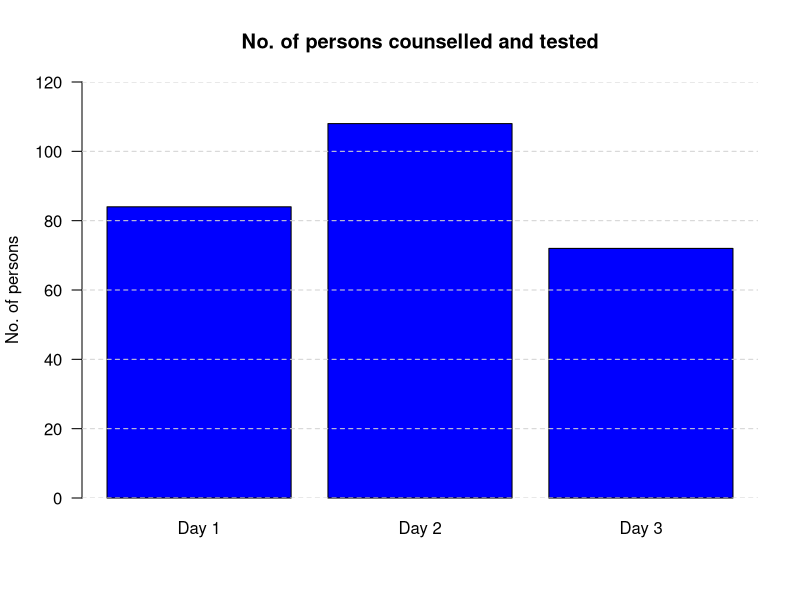
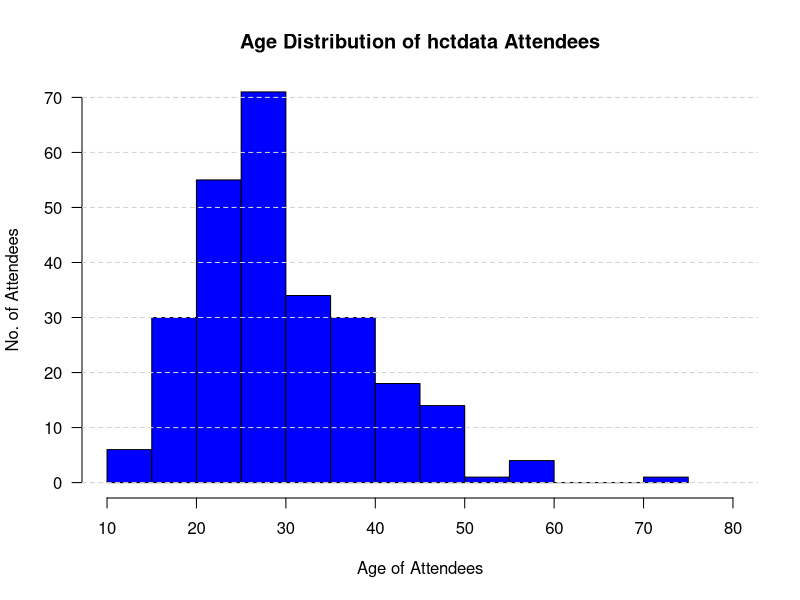
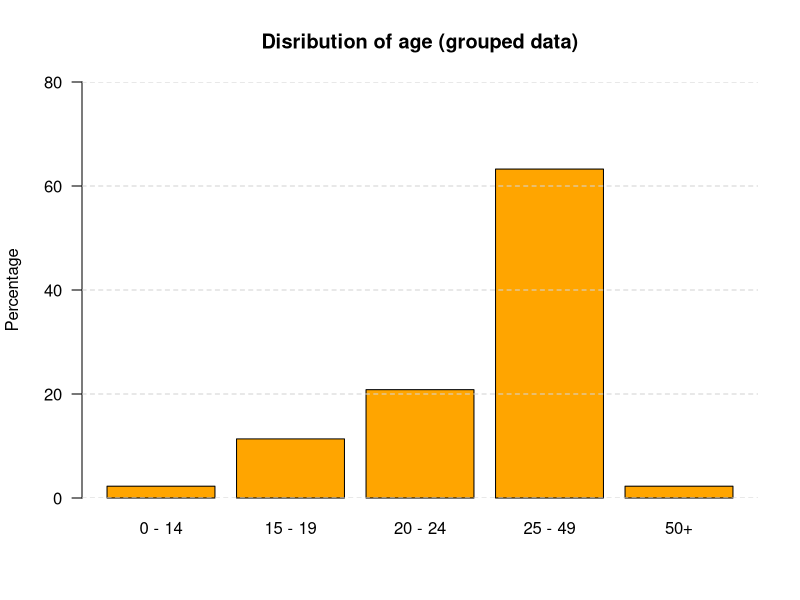
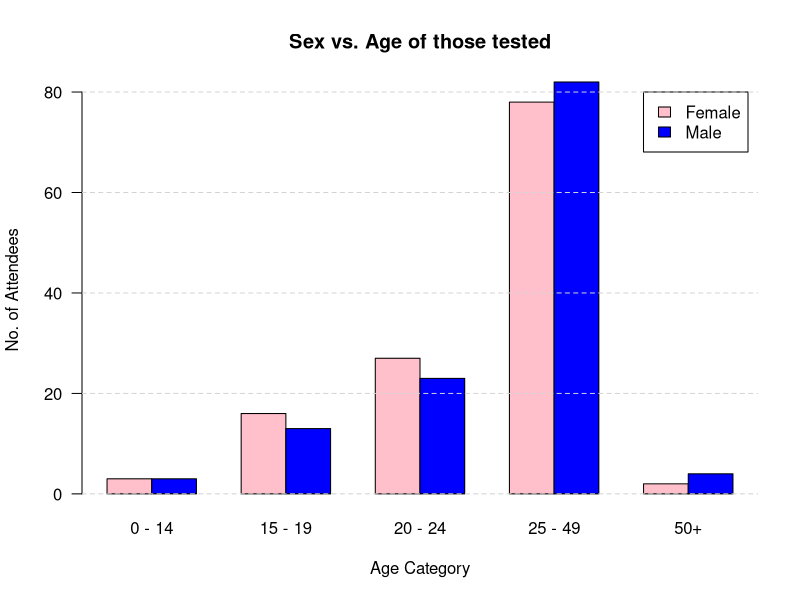
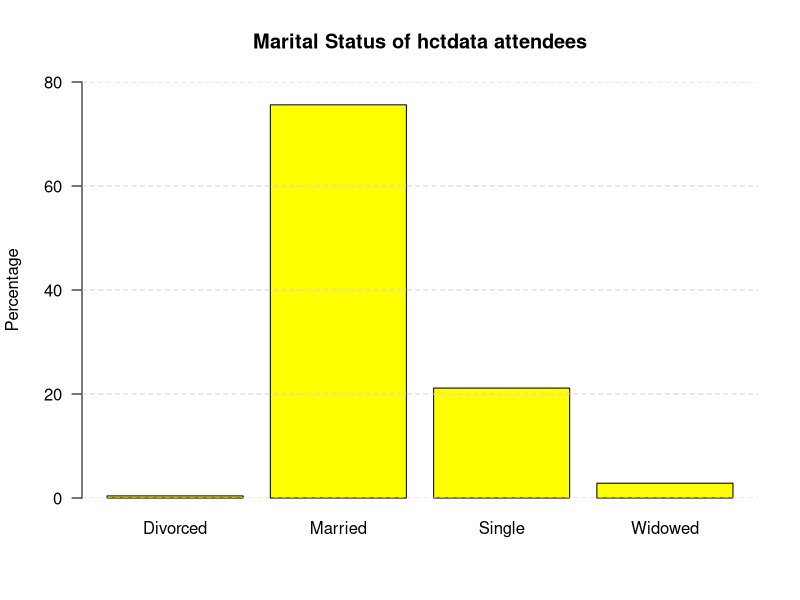
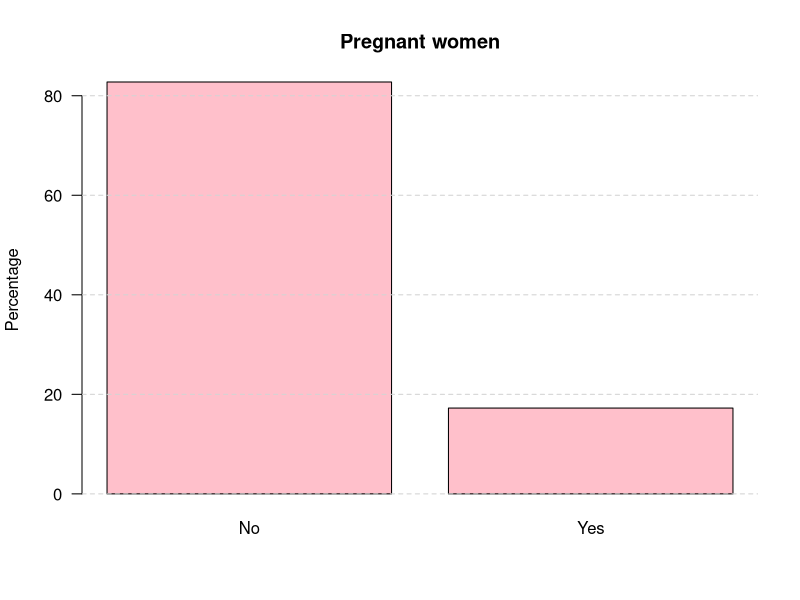
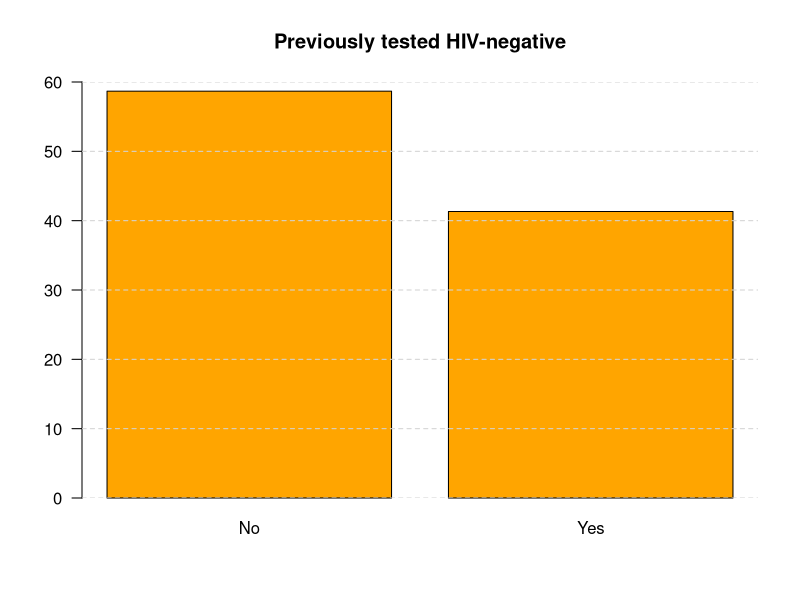
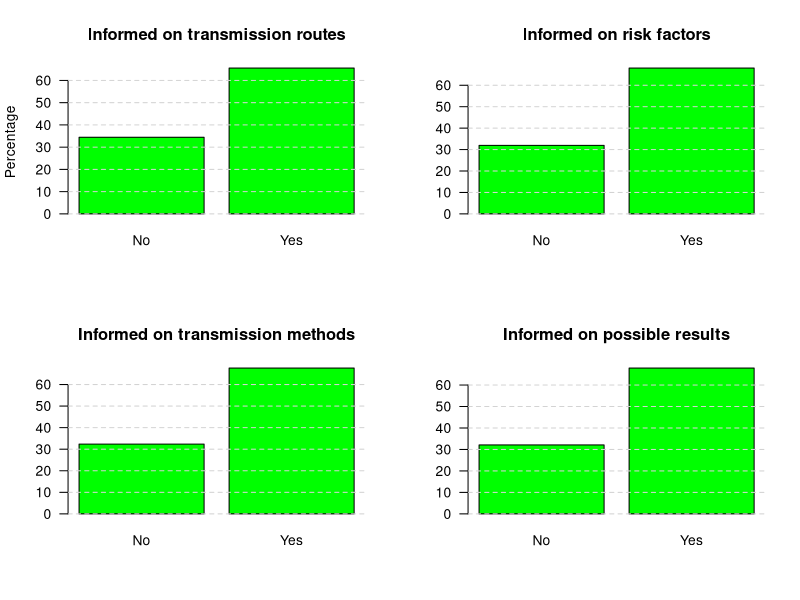

These figures' R source, in order:
# NACA HcT & Wellness Community Outreach, Ugbokpo, Apa LGA, Benue State Nigeria
# December 2015
# ----------------------------------------------------------------------------
# HIV Counselling and Testing (hctdata) Data
# ---------------------------------------------------------------------------

# ====================
# ExPLORATORY ANALYSIS
# ====================

# Local functions
custom_plot <- function(){ # adjusts y-axis and adds horizontal gridlines
  axis(2, las = 2)
  grid(NA, ny = NULL, col = "lightgrey", lty = "dashed")
}

percent <- function(x) prop.table(table(x))*100 # prop.table as percent values
# -----------------------------------------------------------------------------

# Load the dataset
hctdata <- read.csv("hctclean.csv")

# Generate an overview/summary of the data
print(summary(hctdata))

# No. of persons counselled and tested
days <- table(hctdata$date)
days
barplot(days,
        main = "No. of persons counselled and tested",
        ylim = c(0, 120),
        col = "blue",
        ylab = "No. of persons",
        axes = FALSE)
custom_plot()

# Age distribution
summary(hctdata$age)
hist(hctdata$age,
     main = "Age Distribution of hctdata Attendees",
     ylab = "No. of Attendees",
     xlab = "Age of Attendees",
     axes = FALSE,
     ylim = c(0, 70),
     xlim = c(10, 80),
     col = "blue")
axis(1, las = 1)
custom_plot()

# Categorize age
hctdata$agecat <- cut(hctdata$age,   # Transform age variable into categories
                  breaks = c(0, 15, 20, 25, 50, 73),
                  include.lowest = TRUE,
                  labels = c("0 - 14", "15 - 19", "20 - 24", "25 - 49", "50+"))
head(hctdata$agecat)
agecat <- table(hctdata$agecat)
agecat
barplot(prop.table(agecat)*100,
        main = "Disribution of age (grouped data)",
        ylab = "Percentage",
        col = "orange",
        ylim = c(0, 80),
        axes = FALSE)
custom_plot()

# Match the age group with sex
contab <- table(hctdata$sex, hctdata$agecat)
contab
barplot(contab,
        beside = TRUE,
        legend = TRUE,
        col = c("pink", "blue"),
        main = "Sex vs. Age of those tested",
        ylab = "No. of Attendees",
        xlab = "Age Category",
        axes = FALSE)
custom_plot()

chisq.test(contab)
rm(contab)

# Marital Status
marital <- table(hctdata$marital.status)
round(percent(hctdata$marital.status), 2)
barplot(percent(hctdata$marital.status),
        main = "Marital Status of hctdata attendees",
        col = "yellow",
        ylab = "Percentage",
        ylim = c(0, 80),
        axes = FALSE)
custom_plot()


# Knowledge Assessment

# Pregnant?
table(hctdata$pregnant)
percent(hctdata$pregnant)
barplot(percent(hctdata$pregnant),
        main = "Pregnant women",
        ylab = "Percentage",
        axes = FALSE,
        col = "pink")
custom_plot()

# Previous negative test
negative <- table(hctdata$prev.negative)
negative
barplot(prop.table(negative)*100,
        main = "Previously tested HIV-negative",
        ylim = c(0, 60),
        col = "orange",
        axes = FALSE)
custom_plot()

# Informed on transmission routes
routes <- hctdata$info.routes
prop.table(table(routes))*100
# Informed on risk factors
risk <- hctdata$info.risk
table(risk)
prop.table(table(risk))*100
# Informed on transmission methods
methods <- hctdata$info.methods
table(methods)
# Informed on possible results
resultinfo <- hctdata$info.result
table(resultinfo)
# Informed consent given
consent <- hctdata$informed.consent
table(consent)


# Combined plot on Knowledge Assessment
layout(matrix(c(1:4), nrow = 2, byrow = TRUE))
barplot(prop.table(table(routes))*100,
        col = "green",
        main = "Informed on transmission routes",
        ylab = "Percentage",
        axes = FALSE)
custom_plot()
barplot(prop.table(table(risk))*100,
        col = "green",
        main = "Informed on risk factors",
        axes = FALSE)
custom_plot()
barplot(prop.table(table(methods))*100,
        col = "green",
        main = "Informed on transmission methods",
        axes = FALSE)
custom_plot()
barplot(prop.table(table(resultinfo))*100,
        col = "green",
        main = "Informed on possible results",
        axes = FALSE)
custom_plot()
layout(matrix(1))

barplot(prop.table(table(consent))*100,
        col = "lightblue",
        main = "Informed consent given for testing",
        ylab = "Percentage",
        ylim = c(0, 100),
        axes = FALSE)
custom_plot()

length(which(consent == "No"))  # No. of persons who refused consent
rm(consent, methods, resultinfo, risk, routes)


# HIV Risk Assessment
# Combined plot
layout(matrix(1:6, nrow = 3, byrow = TRUE))
intercourse <- table(hctdata$sex.intercourse)
intercourse
barplot(intercourse, main = "Ever had sexual intercourse?")
custom_plot()
transfusion <- table(hctdata$transfusion)
barplot(transfusion,
        main = "Blood transfusion in the last 3 months")
custom_plot()
casual <- table(hctdata$casual.sex)
casual
barplot(prop.table(casual)*100,
        main = "Unprotected sex with casual partner, last 3 months",
        ylim = c(0, 100))
grid(NA, ny = NULL, lty = "dashed")
regular <- table(hctdata$regular.sex)
regular
barplot(prop.table(regular)*100,
        axes = FALSE,
        main = "Unprotected sex with regular partner, last 3 months")
custom_plot()
sti <- table(hctdata$sti)
barplot(prop.table(table(hctdata$sti))*100,
        main = "STI in the last 3 months",
        ylim = c(0, 100),
        axes = FALSE)
custom_plot()
multi <- table(hctdata$multi.partners)
barplot(prop.table(table(hctdata$multi.partners))*100,
        main = "More than 1 sex partner in last 3 months",
        ylim = c(0, 100),
        axes = FALSE)
custom_plot()
layout(matrix(1))

# match age with history of sexual intercourse
layout(matrix(1:2, nrow = 1, byrow = TRUE))
barplot(table(hctdata$sex.intercourse, hctdata$agecat),
        main = "Sexual exposure vs. Age",
        ylab = "No. of persons",
        beside = TRUE,
        legend = FALSE,
        col = c("red", "yellow"),
        axes = FALSE,
        ylim = c(0, 100))
custom_plot()
legend("topleft", legend = c("No", "Yes"), fill = c("red", "yellow"), col = c("red", "yellow"))
barplot(prop.table(table(hctdata$sex.intercourse, hctdata$agecat),2)*100,
        main = "Sexual exposure vs. Age",
        ylab = "Percentage",
        col = c("red", "yellow"),
        legend = TRUE,
        axes = FALSE,
        ylim = c(0, 100))
custom_plot()
layout(matrix(1))

# match marital status with histor of unprotected sex with casual partner
extramarital <- table(hctdata$casual.sex, hctdata$marital.status)
extramarital
prop.table(extramarital, 2)*100
barplot(extramarital,
        main = "Casual sex vs marital status",
        axes = FALSE)
custom_plot()

# match sex with history of unprotected sex with casual partner
extra_gender <- table(hctdata$casual.sex, hctdata$sex)
extra_gender
prop.table(extra_gender, 2)*100
barplot(prop.table(extra_gender, 2)*100,
        beside = TRUE,
        legend = TRUE,
        ylab = "Percentages",
        main = "Unprotected casual sex vs. gender",
        axes = FALSE)
custom_plot()


# Clinical TB Screening
layout(matrix(1:6, nrow = 3, byrow = TRUE))
coughing <- table(hctdata$coughing)
prop.table(coughing)
barplot(prop.table(coughing)*100,
        main = "Coughing > 2 weeks",
        ylim = c(0, 100),
        axes = FALSE)
custom_plot()

wtloss <- table(hctdata$wt.loss)
wtloss
prop.table(wtloss)
barplot(prop.table(wtloss)*100,
        main = "Weigh loss in last 4 weeks",
        axes = FALSE)
custom_plot()

lymph <- table(hctdata$lymphadeno)
lymph
barplot(lymph,
        axes = FALSE)
custom_plot()

fever <- table(hctdata$fever)
fever
barplot(fever,
        main = "Had fever more than 2 weeks",
        axes = FALSE)
custom_plot()

sweat <- table(hctdata$sweat)
sweat
barplot(sweat,
        main = "Had night sweats more than 2 weeks",
        axes = FALSE)
layout(matrix(1))

# Syndromic STI Screening
layout(matrix(c(1:6), nrow = 2, byrow = TRUE))

vag <- table(hctdata$vag.discharge)
vag
barplot(vag,
        main = "Vaginal discharge/burning while urinating",
        axes = FALSE)
custom_plot()

abd <- table(hctdata$lower.abd)
abd
barplot(abd,
        main = "Lower abdominal pain (female)",
        axes = FALSE)
custom_plot()

ureth <- table(hctdata$ureth.discharge)
ureth
barplot(ureth,
        main = "Urethral discharge (male)",
        axes = FALSE)
custom_plot()

scrotal <- table(hctdata$scrotal)
scrotal
barplot(scrotal,
        main = "Scrotal swelling/pain",
        axes = FALSE)
custom_plot()

sore <- table(hctdata$gen.sore)
sore
barplot(sore,
        main = "Genital sore/swollen ingunal nodes",
        axes = FALSE)
custom_plot()
layout(matrix(1))

rm(list = ls())

